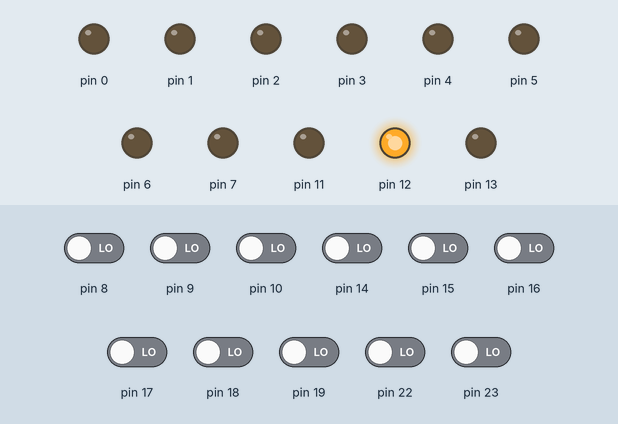
This sketch was run on a simulated Arduino Uno, built with avr-gcc and run on an emulated ATmega328P. On the bench: output pins drawn as LEDs (lit = HIGH). Dashed ring = blinking. The inputs (shaded band) are chosen by the test bench; at power-on: pin 8–10, pin 14–19, pin 22, pin 23 LOW. EEPROM starts erased.

Above: at 0.68 s.
1.3 s: pin 8 driven HIGH
At 2.42 s:
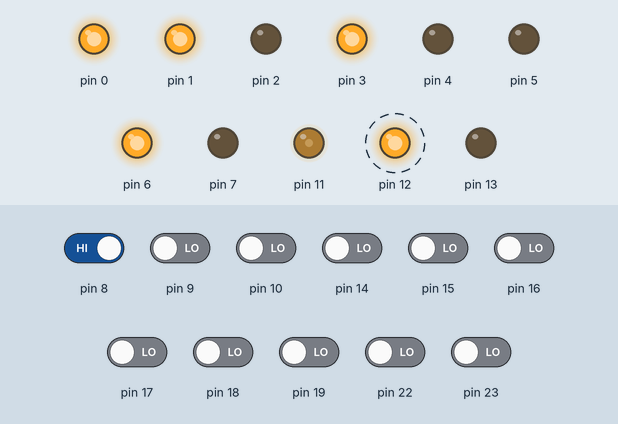
4.3 s: pin 9 driven HIGH
At 6.7 s:
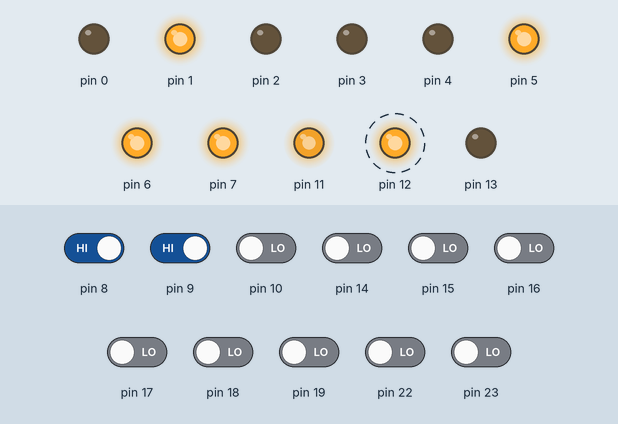
7.3 s: pin 14 driven HIGH
At 8.44 s:
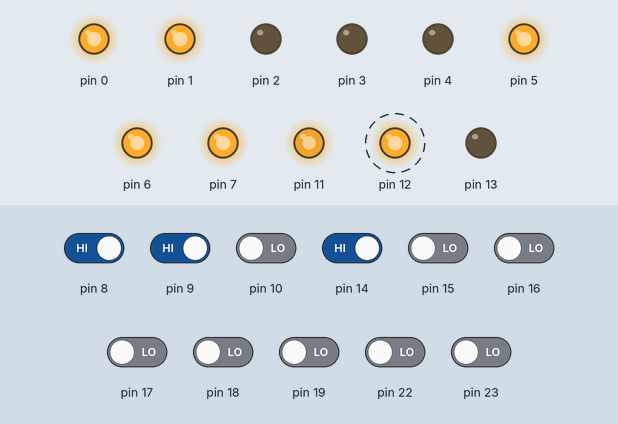
10.3 s: pin 15 driven HIGH
At 11.87 s:
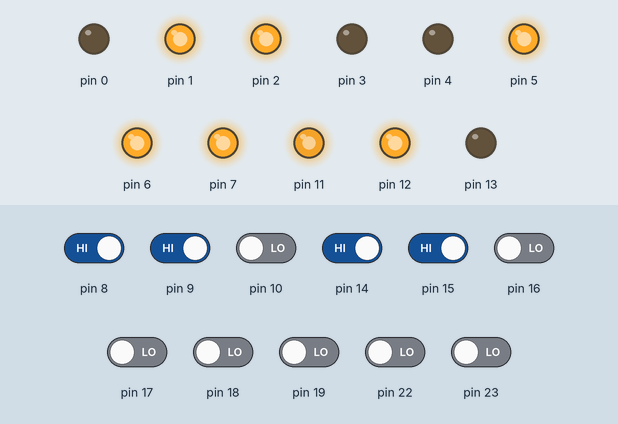
13.3 s: pin 16 driven HIGH
At 13.61 s:
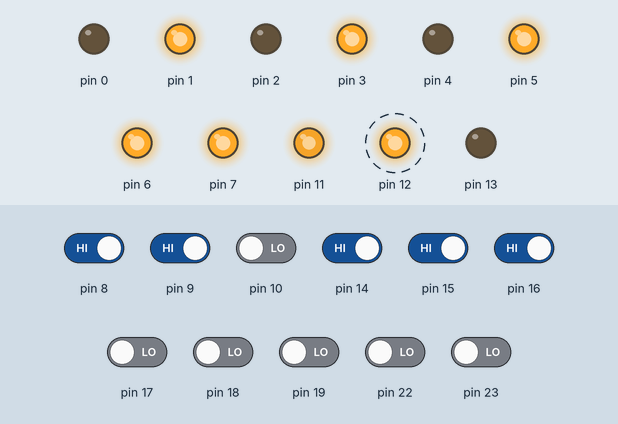
16.3 s: pin 17 driven HIGH
At 18.76 s:
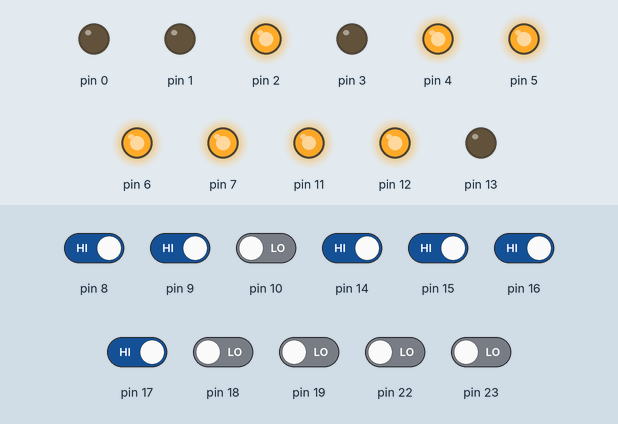
Timing chart, 0 to 54.0 s (numbered marks = the images above; inputs shaded):
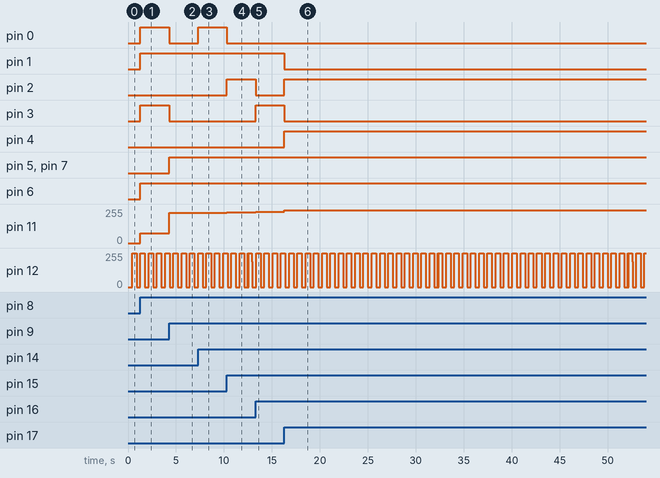

Measured:
- after the input at 1.3 s, pin 0, pin 1, pin 3, pin 6: LOW → HIGH at once; pin 11: 0/255 → 75/255 at once
- after the input at 4.3 s, pin 0, pin 3: HIGH → LOW at once; pin 5, pin 7: LOW → HIGH at once; pin 11: 75/255 → 226/255 at once
- after the input at 7.3 s, pin 0: LOW → HIGH at once; pin 11: 226/255 → 227/255 at once
- after the input at 10.3 s, pin 0: HIGH → LOW at once; pin 2: LOW → HIGH at once; pin 11: 227/255 → 230/255 at once
- after the input at 13.3 s, pin 2: HIGH → LOW at once; pin 3: LOW → HIGH at once; pin 11: 230/255 → 234/255 at once
- after the input at 16.3 s, pin 1, pin 3: HIGH → LOW at once; pin 2, pin 4: LOW → HIGH at once; pin 11: 234/255 → 244/255 at once

The sketch:

_8bit_power_converter.ino
```cpp
/* Power level converter
 *
 *  (c) 2016. Adam Chrimes.
 *
 *  Atmega328p (same as arduino uno). Using onboard RC at 8MHz.
 *
 *  This simple code reads an 8-bit signal, adds 18% to the value
 *  and outputs the modified 8-bit signal. There is a Volt-meter
 *  (display) attached to Timer2A output compare pin to visualise
 *  the 8-bit signals. There are two LED's (PB4 and PB5) to provide
 *  on/off feedback and warn the user of any errrors, which are also
 *  wired to two buttons.
 *
 *  The two buttons allow the user to change the power multiplier.
 *  One button increments the multiplier by 0.1% and the other reduces
 *  by 0.1%. The value is stored in the EEPROM location 1 on each button
 *  press, so it should not be changed often (users should not be given
 *  access the buttons, PCB buttons are recommended).
 *  EEPROM loation 0 contains an initaliser. If the location 0 != 143 then
 *  the default value of 18% is recorded in location 1. The % value is
 *  stored as % * 10: eg 18% = 180. The value is stored as a byte, therefore
 *  the maximum multiplier is 25.4% and the minimum is 0%.
 *
 *  The watchdog timer is in play to make sure the device does not
 *  lock-up. No IO buffers or input multiplexers are used. The native
 *  micro has enough pins to support the project.
 *
 *  INPUT:-------------------------------
 *    LSB(0) (1)  (2)  (3)  (4)  (5)  (6)  (7)
 *     PC0   PC1  PC2  PC3  PC4  PC5  PB0  PB1
 *  OUTPUT:-------------------------------
 *    LSB(0) (1)  (2)  (3)  (4)  (5)  (6)  (7)
 *     PD0   PD1  PD2  PD3  PD4  PD5  PD6  PD7
 *  ALARM INPUTS:-------------------------
 *    PB6  PB7   Detail
 *     0    0     Temperature Alarm
 *     0    1     Normal - no alarm
 *     1    0     Reflection alarm
 *     1    1     Preamplifier alarm
 *  MISC INPUTS:------------------------
 *    PB2 - Laser on/off (high/low)
 *    PB4 - Dual purpose pin btnA active low
 *    PB5 - Dual purpose pin btnB active low
 *  MISC OUTPUTS:----------------------
 *    PB3 - PWM output to voltage display
 *    PB4 - LED A (active high)
 *    PB5 - LED B (active high)
 *  LED OUTPUT TABLE: ------------------
 *    PB2  PB6  PB7  LED info
 *     0    0    1    Mode 0 : ledA on, ledB off
 *     1    0    1    Mode 1 : ledA off, ledB on
 *     x    0    0    Mode 2 : ledA flashing, ledB off
 *     x    1    0    Mode 3 : ledA flashing alternate ledB
 *     x    1    1    Mode 4 : ledA off, ledB flashing
*/

//-------Includes ---------------
#include<EEPROM.h> //stores the current multiplier in the EEPROM

//-------Defines ---------------
// Using direct port access - not arduino pins #'s

//-------Variables ---------------
byte displayValue = 0; //to store the value that is displayed on the VoltMeter.
volatile uint16_t checkBTN = 0; //a flag used in the main loop to check the button states.
uint16_t changeLED = 0; //a flag used in the main loop to flash the LED's.
byte modVal = 180; //the current power multiplier (ie, 180 = 18%)
byte previousBTN = 3; //stores the previous state of the button presses (2=a,1=b,0=both,3=none)

//-------Objects ---------------
// no objects

//-------Setup ---------------
void setup() {
  init_ports(); //initialise the IO ports
  init_pwm(); //initalise the PWM output
  init_EEPROM(); //initalise the EEPROM
}

//-------Main ---------------
void loop() {
  byte tempValue = readInput(); //read the 8-bit input value
  displayValue = modifyInput(tempValue);
  writeOutput(displayValue); //write an 8-bit output value

  if (checkBTN > 1000){ //if the check button flag rolls over (happens at ~30Hz)
    cli(); //stop interrupts while we reset the flag
    checkBTN = 0; //reset the flag
    sei(); //start the interrupts again : this will cause a tiny jitter on the PWM, but it should be okay.
    changeLED++; //increment the changeLED flag;
    checkBTNstates(); //checks the states of the buttons
  }
  if(changeLED > 20){ //change the LED's (flash) and check any button presses.
    changeLED = 0;//reset the flag to zero
    changeLEDstates(getMode()); //gets the current mode and updates the LED's
  }
}


//--------PWM interrupt---------
ISR(TIMER2_OVF_vect){
  OCR2A = 255-displayValue; //set the PWM duty cycle (100% - value)
  checkBTN ++; //increment the check button flag (rollover = check buttons)
}

//-------Port INIT -----------
void init_ports(void){
  // Port B initialization
  // Function: 7=In 6=In 5=OUT 4=OUT 3=OUT 2=In 1=In 0=In
  DDRB=(0<<DDB7) | (0<<DDB6) | (1<<DDB5) | (1<<DDB4) | (1<<DDB3) | (0<<DDB2) | (0<<DDB1) | (0<<DDB0);
  // State: 7=Tri 6=Tir 5=0 4=0 3=0 2=Tri 1=Tri 0=Tri
  PORTB=(0<<PORTB7) | (0<<PORTB6) | (0<<PORTB5) | (0<<PORTB4) | (0<<PORTB3) | (0<<PORTB2) | (0<<PORTB1) | (0<<PORTB0);

  // Port C initialization
  // Function: 5=In 4=In 3=In 2=In 1=In 0=In
  DDRC= (0<<DDC5) | (0<<DDC4) | (0<<DDC3) | (0<<DDC2) | (0<<DDC1) | (0<<DDC0);
  // State: 5=T 4=T 3=T 2=T 1=T 0=T
  PORTC= (0<<PORTC5) | (0<<PORTC4) | (0<<PORTC3) | (0<<PORTC2) | (0<<PORTC1) | (0<<PORTC0);

  // Port D initialization
  // Function: 7=OUT 6=OUT 5=OUT 4=OUT 3=OUT 2=OUT 1=OUTn 0=OUT
  DDRD=(1<<DDD7) | (1<<DDD6) | (1<<DDD5) | (1<<DDD4) | (1<<DDD3) | (1<<DDD2) | (1<<DDD1) | (1<<DDD0);
  // State: 7=0 6=0 5=0 4=0 3=0 2=0 1=0 0=0
  PORTD=(0<<PORTD7) | (0<<PORTD6) | (0<<PORTD5) | (0<<PORTD4) | (0<<PORTD3) | (0<<PORTD2) | (0<<PORTD1) | (0<<PORTD0);
}

//-------PWM INIT--------------
void init_pwm(void){
  //Using timer 2 (8-bit) in FastPWM mode:
  cli(); //turn off interrupts while the timer is modified
  //TCCR2A register: set to intverting PWM mode - clear at bottom, set on compare match.
  TCCR2A = (1<<COM2A1) | (1<<COM2A0) | (0<<COM2B1) | (0<<COM2B0) | (1<<WGM21) | (1<<WGM20);
  //TCCR2B register: set prescaler to 1 (run at the fastest speed possible, ~32kHz)
  TCCR2B = (0<<FOC2A) | (0<<FOC2B) | (0<<WGM22) | (0<<CS22) | (0<<CS21) | (1<<CS20);
  //TIMSK2 register: set the timer overflow interrupt - we set TCNT every interrupt.
  TIMSK2 = (0<<OCIE2B) | (0<<OCIE2B) | (1<<TOIE2);
  //OCR2A = 255 (max) - displayValue;
  OCR2A = 255-displayValue;
  sei(); //turn on the interrupts
}

//-------EEPROM INIT--------------
void init_EEPROM(void){
  //Get the modVal from EEPROM
  if (EEPROM.read(1) != 143){ //if the flag 143 is not present, reset to the default 18%
    EEPROM.write(0,180); //write the 18% to the memory
    EEPROM.write(1,143); //set the default OK flag
  }
  modVal = EEPROM.read(0); //read the multiplier value from the EEPROM
}

//------ Read 8-bit input value ---------
byte readInput(void){
  /*  INPUT:-------------------------------
   *    MSB(7) (6)  (5)  (4)  (3)  (2)  (1)  (0)LSB
   *     PB1   PB0  PC5  PC4  PC3  PC2  PC1  PC0
   */
   byte value = (((PINB & 0x03) << 6) | (PINC & 0x3F));
   return value;
}

//-------Write 8-bit output value --------
void writeOutput(byte value){
  PORTD = value; //the output is directly to the portD.
}

//-------Get operating mode-------
byte getMode(void){
  /*
   *  PB2  PB6  PB7  LED info
   *   0    0    1    Mode 0 : ledA on, ledB off
   *   1    0    1    Mode 1 : ledA off, ledB on
   *   x    0    0    Mode 2 : ledA flashing, ledB off
   *   x    1    0    Mode 3 : ledA flashing alternate ledB
   *   x    1    1    Mode 4 : ledA off, ledB flashing
   */
   if (PINB & ((1<<PB6) | (1<<PB7))){
      return 4; //Mode 4 : ledA off, ledB flashing
   }
   else if (PINB & (1<<PB6)){
      return 3; //Mode 3 : ledA flashing alternate ledB
   }
   else if (PINB & (1<<PB7)){
      //can be either mode 1 or 0
      if(PINB & (1<<PB2)){
          return 1; //Mode 1 : ledA off, ledB on
      }
      else{
          return 0; //Mode 0 : ledA on, ledB off
      }
   }
   else{
    return 2; //Mode 2 : ledA flashing, ledB off
   }
}

//--------Change the LED's---------------
void changeLEDstates(byte mode){
  /* LED info
   * Mode 0 : ledA on, ledB off
   * Mode 1 : ledA off, ledB on
   * Mode 2 : ledA flashing, ledB off
   * Mode 3 : ledA flashing alternate ledB
   * Mode 4 : ledA off, ledB flashing
    */
  //switch case here to manage the states
  switch (mode){
    case 0:
      //Mode 0 : ledA on, ledB off
      PORTB |= (1<<PORTB4); //set ledA
      PORTB &= ~(1<<PORTB5); //clear ledB
      break;
    case 1:
      //Mode 1 : ledA off, ledB on
      PORTB &= ~(1<<PORTB4); //clear ledA
      PORTB |= (1<<PORTB5); //set ledB
      break;
    case 2:
      //Mode 2 : ledA flashing, ledB off
      PORTB ^= (1<<PORTB4); //toggle ledA
      PORTB &= ~(1<<PORTB5); //clear ledB
      break;
    case 3:
      //Mode 3 : ledA flashing alternate ledB
      if ((PINB>>PB4) & 1){ //if ledA on: turn it off (and ledB on)
        PORTB &= ~(1<<PORTB4); //clear ledA
        PORTB |= (1<<PORTB5); //set ledB
      }
      else{//else if ledA off: turn it on (and ledB off)
        PORTB |= (1<<PORTB4); //set ledA
        PORTB &= ~(1<<PORTB5); //clear ledB
      }
      break;
    case 4:
      //Mode 4 : ledA off, ledB flashing
      PORTB &= ~(1<<PORTB4); //toggle ledA
      PORTB ^= (1<<PORTB5); //clear ledB
      break;
    default:
      //Unknown mode: both off.
      PORTB &= ~(1<<PORTB4); //clear ledA
      PORTB &= ~(1<<PORTB5); //clear ledB
      break;
  }
}

//--------Check the button states--------------
void checkBTNstates(void){
  //make outputs as inputs
  //read the current LED state first
  byte LEDstate = PORTB & 0x30; //save only PB4 and PB5 values
  DDRB &= ~((1<<DDB5) | (1<<DDB4)); //change DDRD to zero for input
  PORTB &= ~((1<<PORTB5) | (1<<PORTB4));//make sure they are tri-state (no pullups)
  //read in the value
  byte val = ((PINB & (1<<PB5)) << 1) | (PINB & (1<<PB4)); //normally 3; 2 = PB4 low; 1 = PB5 low.
  //make input back to outputs
  DDRB |= ((1<<DDB5) | (1<<DDB4)); //change DDRD to one for output
  PORTB |= (LEDstate & 0x30);//put the LED's back to their previous values
  //work out if any buttons were pressed
  if (val != previousBTN){ //YES - so determine which one(s)
    previousBTN = val; //store the current button press (button lock-out)
    //adjust the values as necessary
    if (val == 2){
      modVal++; //increment the power multiplier by 0.1%
      EEPROM.write(0,modVal); //save it to EEPROM
    }
    else if (val == 1){
      modVal--; //decrement the power multiplier by 0.1%
      EEPROM.write(0,modVal); //save it to the EEPROM
    }
  }
}

//--------- Add x% to the input value ------------------
byte modifyInput(byte val){
  // result = input * 1.18 (ie add 18%) : this is done with float variables for precision (but its slow).
  float result = (((float)val * ((float)(modVal+ 1000) / 1000.0)));
  // if the result is too big for a byte, limit it to the max byte value.
  if (result > 255){
    result = 255; //max byte value (result was bigger than a byte).
  }
  return (byte)result; //return the result as a byte
}
```
